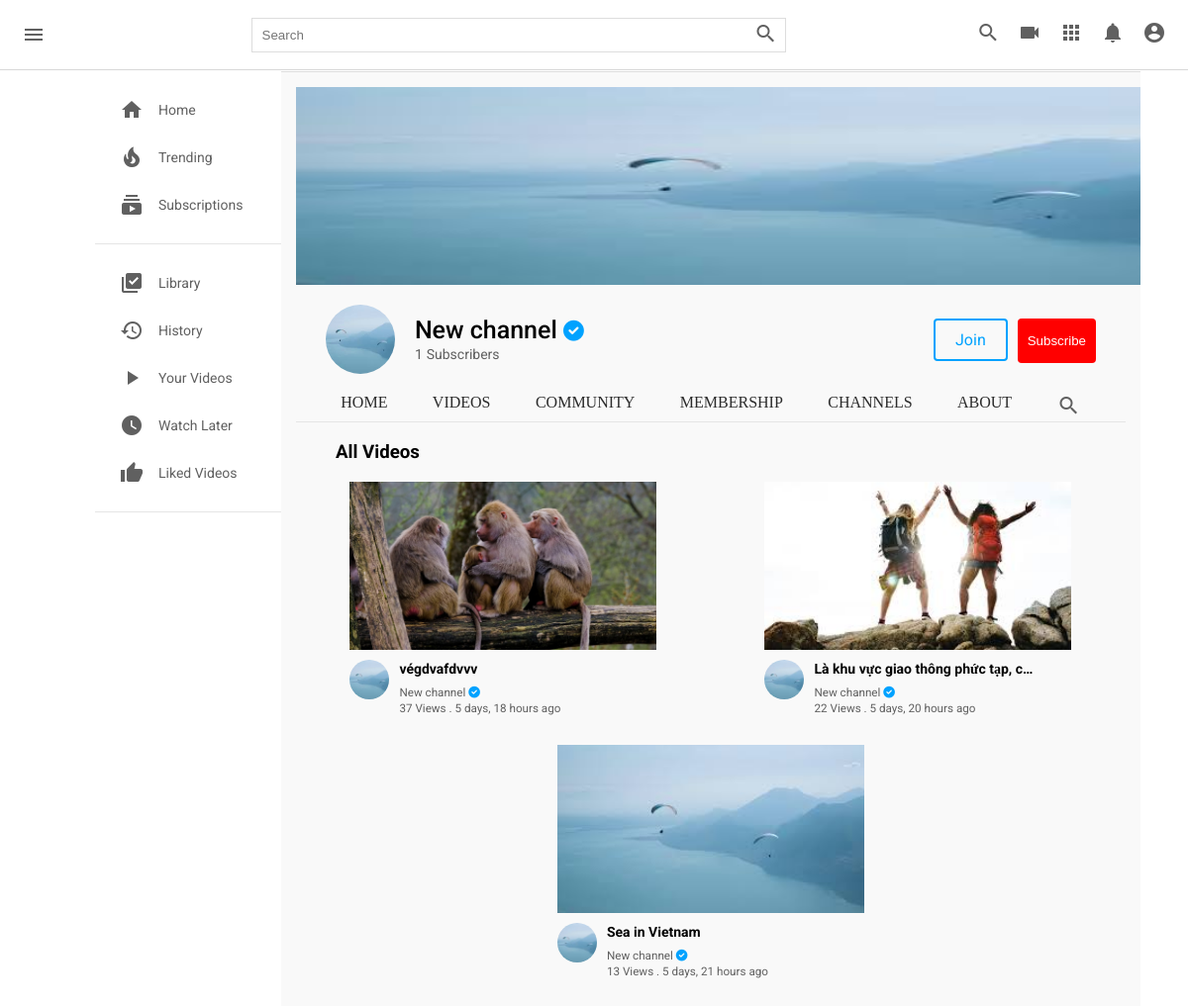
Screenshot of /c/2/video/ with the database file from the repository.
### channel/models.py (models this page shows, shortened)
class Channel(models.Model):
  channel_art = models.ImageField(upload_to=user_directory_path, null=True, blank=True)
  image = models.ImageField(upload_to=user_directory_path, null=True, blank=True)
  full_name = models.CharField(max_length=200)
  channel_name = models.CharField(max_length=200)
  description = models.TextField(null=True, blank=True)
  keywords = TaggableManager()
  joined = models.DateTimeField(auto_now_add=True)
  status = models.CharField(choices=STATUS, max_length=100, default="active")
  user = models.OneToOneField(User, on_delete=models.SET_NULL, null=True, related_name="channel")
  subscribers = models.ManyToManyField(User, related_name="user_subs")
  verified = models.BooleanField(default=False)
  total_views = models.IntegerField(default=0)
  business_email = models.EmailField(null=True, blank=True)
  make_business_email_public = models.BooleanField(default=False)
  business_location = models.CharField(null=True, blank=True, max_length=500)
  make_business_location_public = models.BooleanField(default=False)
  website = models.URLField(default="https://my-website.com/")
  instagram = models.URLField(default="https://instagram.com/")
  facebook = models.URLField(default="https://facebook.com/")
  twitter = models.URLField(default="https://twitter.com/")

### core/models.py (models this page shows, shortened)
class Video(models.Model):
  video = models.FileField(upload_to=user_directory_path)
  image = models.ImageField(upload_to=user_directory_path, null=True, blank=True)
  title = models.CharField(max_length=100)
  description = models.TextField(null=True, blank=True)
  tags = TaggableManager()
  date = models.DateTimeField(auto_now_add=True)
  visibility = models.CharField(choices=VISIBILITY, max_length=100, default="public")
  user = models.ForeignKey(User, on_delete=models.SET_NULL, null=True)
  views = models.PositiveIntegerField(default=0)
  likes = models.ManyToManyField(User, related_name="likes")
  featured = models.BooleanField(default=False)

### channel/views.py (the view)
# urls.py: path("<channel_id>/video/", views.channel_videos, name="channel-videos"),
def channel_videos(request, channel_id):
  channel = get_object_or_404(Channel, id=channel_id)
  videos = Video.objects.filter(user=channel.user, visibility="public").order_by("-date")
  context = {
      "videos":videos,
      "channel":channel,
  }
  return render(request, "channel/channel-videos.html", context)

### templates/channel/channel-videos.html (shortened to what this page needs)
{% load static %}
<!DOCTYPE html>
<html lang="en">
<head>
    <link rel="stylesheet" href="{% static 'css/style.css' %}" type="text/css">
    <link rel="stylesheet" href="{% static 'css/single.css' %}" type="text/css">
    <link rel="stylesheet" href="https://use.fontawesome.com/releases/v6.0.0/css/all.css" />
</head>
<body>
    <div class="header">
        <div class="header__left">
            <i id="menu" class="material-icons">menu</i>
            <a href="index.html">
            </a>
        </div>
        <div class="header__search">
            <form action="">
                <input type="text" placeholder="Search">
                <button><i class="material-icons">search</i></button>
            </form>
        </div>
        <div class="header__icons">
            <i class="material-icons display-this">search</i>
            <i class="material-icons ">videocam</i>
            <i class="material-icons">apps</i>
            <i class="material-icons display-this">notifications</i>
            <i id="drop-down" class="material-icons display-this">account_circle</i>
        </div>
    </div>
    <div class="mainBody">
        <div class="sidebar">
            <div class="sidebar__categories">
                <a href="index.html">
                    <div class="sidebar__category">
                        <i class="material-icons">home</i>
                        <span>Home</span>
                    </div>
                </a>
                <div class="sidebar__category">
                    <i class="material-icons">local_fire_department</i>
                    <span>Trending</span>
                </div>
                <div class="sidebar__category">
                    <i class="material-icons">subscriptions</i>
                    <span>Subscriptions</span>
                </div>
            </div>
            <hr>
            <div class="sidebar__categories">
                <div class="sidebar__category">
                    <i class="material-icons">library_add_check</i>
                    <span>Library</span>
                </div>
                <div class="sidebar__category">
                    <i class="material-icons">history</i>
                    <span>History</span>
                </div>
                <div class="sidebar__category">
                    <i class="material-icons">play_arrow</i>
                    <span>Your Videos</span>
                </div>
                <div class="sidebar__category">
                    <i class="material-icons">watch_later</i>
                    <span>Watch Later</span>
                </div>
                <div class="sidebar__category">
                    <i class="material-icons">thumb_up</i>
                    <span>Liked Videos</span>
                </div>
            </div>
            <hr>
        </div>
        <div class="videos">
            {% include 'channel/partials/channel-header.html' %}
            <div class="popular-video flex">
                <h3>All Videos</h3>
            </div>
            <br>
            <div class="videos__container">
                {% for v in videos %}
                <div class="video">
                    <div class="video__thumbnail">
                    {% if v.image %}
                    <a href="{% url 'video-detail' v.id %}"><img src="{{v.image.url}}" alt=""></a>
                    {% else %}
                    <a href="{% url 'video-detail' v.id %}"><img src="https://encrypted-tbn0.gstatic.com/images?q=tbn:ANd9GcQrf0lpB42PwkxZCIvkgPjzFbA4SMYVhjyVLDdrC5_OLJEAI4GCqBfknjVqIeqQXvHuX9A&usqp=CAU" alt=""></a>
                    {% endif %}
                    </div>
                    <div class="video__details">
                    <div class="author">
                        {% if v.user.channel.image %}
                        <a href="{% url 'channel-profile' v.user.channel.id %}"><img src="{{ v.user.channel.image.url }}" alt=""></a>
                        {% else %}
                        <a href="{% url 'channel-profile' v.user.channel.id %}"><img src="https://cdn-icons-png.flaticon.com/512/1053/1053244.png?w=360" alt=""></a>
                        {% endif %}
                    </div>
                    <div class="title">
                        <a href="{% url 'video-detail' v.id %}">
                        <h3>{{v.title|truncatechars:34}}</h3>
                        </a>
                        <a href="{% url 'channel-profile' v.user.channel.id %}">
                        <small>{{v.user.channel.channel_name}}
                            {% if v.user.channel.verified == True %}
                            <i class="fas fa-check-circle"></i>
                            {% endif %}
                        </small>
                        </a>
                        <span>
                        <small>{{ v.views }} View{{ v.views|pluralize }} . {{ v.date|timesince }} ago</small>
                        </span>
                    </div>
                    </div>
                </div>
                {% endfor %}
            </div>
        </div>
    </div>
</body>
</html>

### templates/channel/partials/channel-header.html (shortened to what this page needs)
<div class="channel-art">
  <img src="{{ channel.channel_art.url }}" alt="" />
</div>
<div class="channel-header flex">
  <div class="channel-img-title flex">
    <img class="img" src="{{ channel.image.url }}" alt="" />
    <div class="channel-image-texts">
      <h4>{{ channel.channel_name }}
        {% if channel.verified == True %}
        <small><i class="fas fa-check-circle"></i></small>
        {% endif %}
      </h4>
      <span id="count"></span> <span>Subscribers</span>
    </div>
  </div>
  <div class="channel-header-btns">
    <div><a href="" class="channel-join">Join</a></div>
    <div>
      <button id="sub_btn" onclick="addSub()" style="padding: 15px 10px; margin-top: 10px; border: none;"class="subscribe-btn">
        Subscribe
      </button>
    </div>
  </div>
</div>
<div class="channel-header-links flex">
  <a href="{% url 'channel-profile' channel.id %}" class="display-this">Home</a>
  <a href="{% url 'channel-videos' channel.id %}" class="display-this">Videos</a>
  <a href="{% url 'channel-community' channel.id %}" class="dont-display-thdis">Community</a>
  <a href="{% url 'channel-profile' channel.id %}" class="dont-display-this">Membership</a>
  <a href="{% url 'channel-profile' channel.id %}" class="dont-display-this">Channels</a>
  <a href="{% url 'channel-about' channel.id %}" class="display-this">About</a>
  <a href="{% url 'channel-profile' channel.id %}" class="dont-display-this"><i class="material-icons">search</i></a>
</div>
<hr/>
<br/>

### static/css/style.css (style rules this page uses)
* { margin: 0; padding: 0; box-sizing: border-box; }
body { font-family: poppins; }
.material-icons { color: rgb(96, 96, 96); }
.header { display: flex; justify-content: space-between; align-items: center; height: 70px; padding: 15px; }
.header__left { display: flex; align-items: center; }
.header i { padding: 0 7px; cursor: pointer; }
.header__search form { border: 1px solid #ddd; height: 35px; margin: 0; padding: 0; display: flex; }
.header__search input { width: 500px; padding: 10px; margin: 0; border-radius: 0; border: none; height: 100%; }
.header__search button { padding: 0; margin: 0; height: 100%; border: none; border-radius: 0; }
.mainBody { height: calc(100vh - 70px); display: flex; overflow: hidden; }
.sidebar { height: 100%; width: 230px; background-color: white; overflow-y: scroll; }
.sidebar__categories { width: 100%; display: flex; flex-direction: column; margin-bottom: 15px; margin-top: 15px; }
.sidebar__category { display: flex; align-items: center; padding: 12px 25px; }
.sidebar__category span { margin-left: 15px; }
hr { height: 1px; background-color: #e5e5e5; border: none; }
.videos { background-color: #f9f9f9; width: 100%; height: 100%; padding: 15px 15px; border-top: 1px solid #ddd; overflow-y: scroll; }
.videos__container { display: flex; flex-direction: row; justify-content: space-around; flex-wrap: wrap; }
.video { width: 310px; margin-bottom: 30px; }
.video__thumbnail { width: 100%; height: 170px; }
.video__thumbnail img { object-fit: cover; height: 100%; width: 100%; }
.author img { object-fit: cover; border-radius: 50%; height: 40px; width: 40px; margin-right: 10px; }
.video__details { display: flex; margin-top: 10px; }
.title { display: flex; flex-direction: column; }
.title h3 { color: rgb(3, 3, 3); line-height: 18px; font-size: 14px; margin-bottom: 6px; }
.title a, span { text-decoration: none; color: rgb(96, 96, 96); font-size: 14px; }
.channel-art img { width: 1100px; height: 200px; }
.channel-art { width: 1100px; height: 200px; }
.flex { display: flex; }
.channel-header { margin: 20px 30px; align-items: center; justify-content: space-between; }
.channel-img-title { align-items: center; }
.channel-img-title .img { width: 70px; height: 70px; object-fit: cover; border-radius: 50px; }
.channel-img-title .channel-image-texts { margin-left: 20px; }
.channel-image-texts h4 { font-size: 25px; font-weight: 500; }
.channel-header-btns { display: flex; }
.channel-header-btns a { display: flex; margin: 10px; text-decoration: none; padding: 10px 20px; }
.channel-header-btns .channel-join { border: 2px solid rgb(0, 162, 255); color: rgb(0, 162, 255); border-radius:4px; transition: 0.5s; }
.channel-header-links { justify-content: space-evenly; }
.channel-header-links a { text-decoration: none; text-transform: uppercase; font-family: poppins; color: rgb(43, 43, 43); font-weight: 500; }
.popular-video { align-items: center; }
.popular-video h3 { margin-left: 40px; }
a { text-decoration: none; }

### static/css/single.css (style rules this page uses)
body { font-family: "Roboto", "sans-serif"; padding: 16px 16px 0; margin: 56px 0 0 0 ; font-size: 16px; color: black; background-color: white; }
.header { position: fixed; top: 0; left: 0; background-color: #fff; z-index: 1; width: 100%; box-shadow: 0 1px 0 rgba(0, 0, 0, 0.151); }
.fa-check-circle { color: rgb(0, 162, 255); }
.flex { display: flex; }
@media screen and (min-width: 768px) { body { padding: 16px 48px 0 96px; } }
.subscribe-btn { background-color: red; padding: 5px 14px; color: white; text-decoration: none; border-radius: 4px; }
button { background: none ; outline: none; border: none; }

### templates/channel/partials/channel-header.html (style rules this page uses)
a { text-decoration: none; }

### rows the page displays
Channel: channel_art (picture), image (picture), channel_name "New channel"
Video: image (picture), user.channel.image (picture), title "végdvafdvvv", user.channel.channel_name "New channel", views "37", date "5 days, 18 hours"
Video: image (picture), user.channel.image (picture), title "Là khu vực giao thông phức tạp, c…", user.channel.channel_name "New channel", views "22", date "5 days, 20 hours"
Video: image (picture), user.channel.image (picture), title "Sea in Vietnam", user.channel.channel_name "New channel", views "13", date "5 days, 21 hours"
